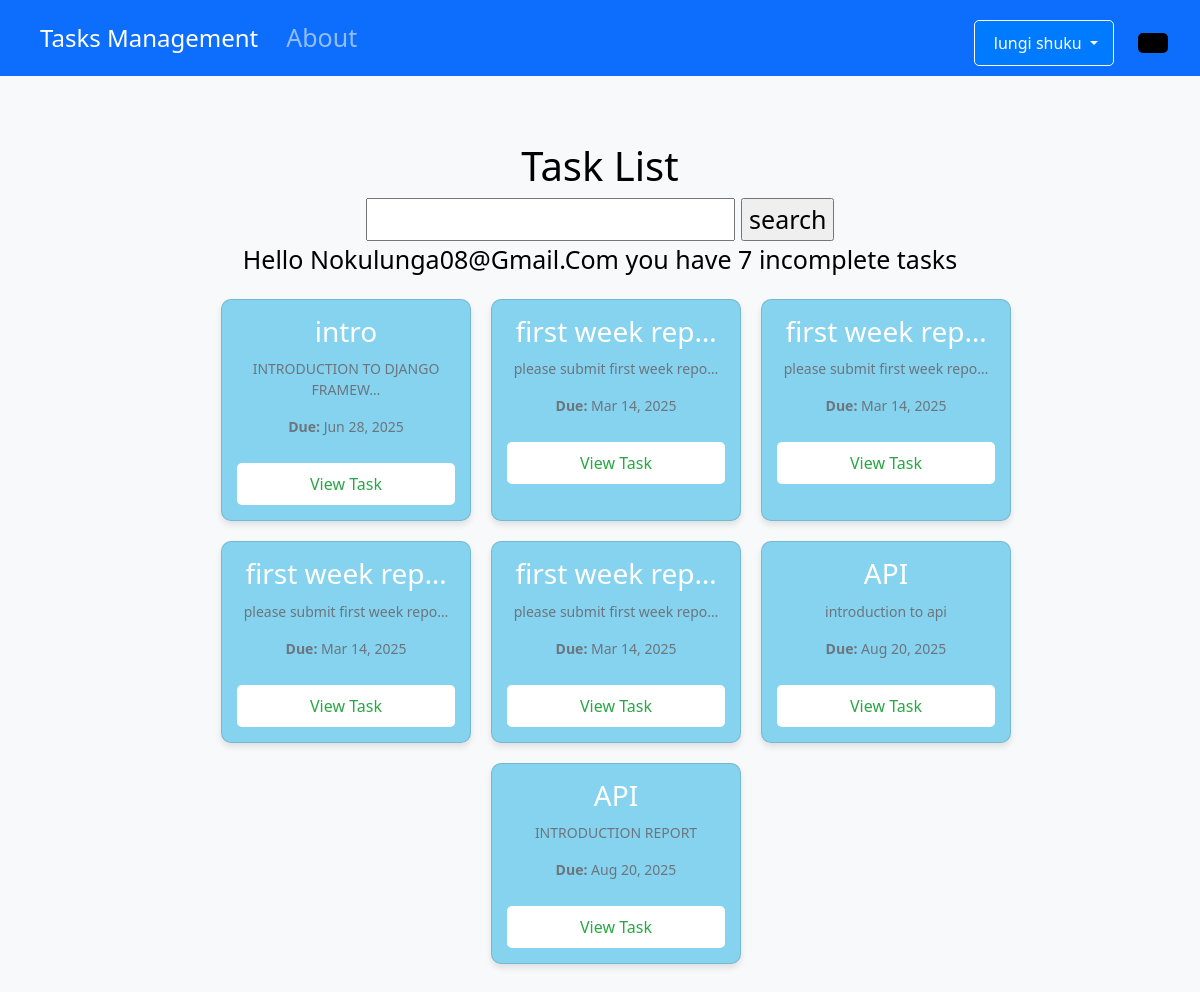
The page /Mytasks/ (signed in) on the database its author committed.
### Tasks/models.py (models this page shows, shortened)
class Task(models.Model):
    STATUS_CHOICES = [
        ('pending', 'Pending'),
        ('in_progress', 'In Progress'),
        ('completed', 'Completed'),
        ('overdue', 'Overdue'),
    ]
    title= models.CharField(max_length=100)
    description= models.CharField(max_length=250)
    file = models.FileField(upload_to='Newtasks/' , blank=True, null=True)
    student = models.ForeignKey(Student, on_delete=models.CASCADE, null=True, blank=True)
    user = models.ForeignKey(User, on_delete=models.CASCADE, related_name='created_tasks')
    user=models.ForeignKey(User, on_delete=models.CASCADE)  # on_delete=models.CASCADE
    supervisor = models.ForeignKey(Supervisor, on_delete=models.CASCADE, null=True, blank=True)
    created= models.DateTimeField( auto_now_add=True)
    datecomplited=models.DateTimeField(null=True, blank=True)
    important = models.BooleanField(default=False)
    due_date = models.DateTimeField(default=timezone.now)
    reminder_time = models.DateTimeField(default=timezone.now)
    reminder_sent = models.BooleanField(default=False)
    status = models.CharField(max_length=50,default="Pending")
    assigned_to_student = models.ForeignKey(Student, null=True, blank=True, on_delete=models.SET_NULL, related_name='student_tasks')
    assigned_to = models.ForeignKey(User, on_delete=models.CASCADE, related_name='tasks_assigned_to', null=True)
    assigned_by = models.ForeignKey(User, on_delete=models.CASCADE, related_name='tasks_assigned_by', default=1)

### Tasks/views.py (the view)
# urls.py: path('Mytasks/', views.Mytasks, name='Mytasks'),
@login_required
def Mytasks (request):
     student = getattr(request.user, 'student', None)
     tasks = Task.objects.filter( )
     search_input = request.GET.get('search-area') or ''
     if student:
        user_tasks = Task.objects.filter(assigned_to=request.user, datecomplited__isnull=True)
        student_tasks = Task.objects.filter(assigned_to_student=student, datecomplited__isnull=True)
        tasks = tasks | student_tasks
     if search_input:
        tasks = tasks.filter(title__icontains=search_input)
     context = {'tasks': tasks}
     return render(request, 'Tasks/MyTasks.html', context)

### Tasks/templates/Tasks/MyTasks.html (shortened to what this page needs)
{% extends 'Tasks/base.html' %}
{% block content %}
  <br>
  <div class="container">
  <main class="container mt-4">
       <h1 class="task-tittle"> Task List</h1>
       <div class="w3-container w3-blue">
        <form method="GET">
            <input type='text' name='search-area'>
            <input type="submit" value='search'>
        </form>
        <div class="header-bar">
       <h7 style="margin:0">Hello {{request.user|title}} you have {{tasks.count}} incomplete task{{ tasks.count|pluralize}} </h7>
       <ul class="task-item">
      <div class="task-items-wrapper">
       {% for task in tasks%}
            <div class="dashboard-cards">
          {% for task in tasks %}
              <div class="card green-card">
                  <h3>{{ task.title|truncatechars:15 }}</h3>
                  <p>{{ task.description|truncatechars:30 }}</p>
                  <p><strong>Due:</strong> {{ task.due_date|date:"M d, Y" }}</p>
                  <a href="{% url 'viewtasks' task.id %}" class="btn">View Task</a>
              </div>
          {% empty %}
              <p>No tasks found.</p>
          {% endfor %}
      </div>
          {% empty %}
          <li>No tasks found.</li>
        {% endfor%}
  </div>
{% endblock%}

### Tasks/templates/Tasks/base.html (shortened to what this page needs)
{% load static %}
<!doctype html>
<html lang="en">
  <head>
    <link rel="stylesheet" href="https://cdnjs.cloudflare.com/ajax/libs/font-awesome/4.7.0/css/font-awesome.min.css">
    <link href="https://cdn.jsdelivr.net/npm/bootstrap@5.0.2/dist/css/bootstrap.min.css" rel="stylesheet">
    <div class="container text-center">
    </head>
 <body>
    <nav class="navbar navbar-expand-lg navbar-dark bg-primary fixed-top rounded-corners">
        <div class="container-fluid">
            <a class="navbar-brand d-flex align-items-center" href="{% url 'home' %}">
                Tasks Management
            </a>
            <div class="collapse navbar-collapse" id="navbarContent">
                <ul class="navbar-nav me-auto mb-2 mb-lg-0">
                    <li class="nav-item">
                        <a class="nav-link" href="#">
                            About
                        </a>
                    </li>
                </ul>
                <div class="d-flex align-items-center">
                    {% if user.is_authenticated %}
                        <div class="dropdown me-3">
                            <button class="btn btn-outline-light dropdown-toggle" type="button"
                                    id="userDropdown" data-bs-toggle="dropdown" aria-expanded="false">
                                {% if user.get_full_name %}
                                    {{ user.get_full_name }}
                                {% else %}
                                    {{ user.username }}
                                {% endif %}
                            </button>
                        </div>
                    {% endif %}
                    <button class="btn btn-outline-light ms-2 theme-toggle" id="themeButton"
                            aria-label="Toggle dark/light mode">
                    </button>
                </div>
            </div>
        </div>
    </nav>
    <main class="main-content">
        {% block content %}{% endblock %}
    </main>
</body>
</html>

### Tasks/templates/Tasks/base.html (style rules this page uses)
body { background-color:#FAFAFA; font-family: 'Nunito', sans-serif; padding-top: 50px }
.card { border-radius: 10px; box-shadow: 0 4px 6px rgba(0, 0, 0, 0.1); }
body { margin: 2px; font-family: Arial, sans-serif; }
.navbar { display: flex; justify-content: space-between; align-items: center; padding: 10px 20px; background-color: #0078D4; color: white; }
:root { --light-bg: #ffffff; --light-text: #000000; --dark-bg: #1a1a1a; --dark-text: #ffffff; }
body { padding: 25px; background-color: white; color: black; font-size: 25px; transition: all 0.3s ease; }
.theme-toggle { padding: 10px 20px; font-size: 18px; border: none; border-radius: 5px; cursor: pointer; }
#themeButton { background-color: black; color: white; }
body { font-family: Arial, sans-serif; background-color: #f8f9fa; margin: 0; padding: 0; }
.navbar { padding: 10px 20px; }
.navbar-brand { font-size: 1.5rem; }
.navbar-nav .nav-link { color: #ffffff; }
.container { max-width: 1000px; margin: auto; padding: 20px; }
.dashboard-cards { display: flex; flex-wrap: wrap; justify-content: center; gap: 20px; margin-top: 20px; }
.card { background-color: #ffffff; padding: 20px; border-radius: 10px; box-shadow: 0px 4px 8px rgba(0, 0, 0, 0.1); width: 250px; text-align: center; }
.card h3 { margin-bottom: 10px; }
.card p { color: #6c757d; }
.btn { display: inline-block; padding: 10px 15px; background-color: #007bff; color: white; text-decoration: none; border-radius: 5px; margin-top: 10px; }
.dashboard-cards { display: flex; flex-wrap: wrap; gap: 20px; justify-content: center; }
.card.green-card { background-color: #86d3ef; color: white; padding: 15px; border-radius: 10px; box-shadow: 0 4px 6px rgba(0, 0, 0, 0.1); width: 250px; text-align: center; }
.card.green-card h3 { margin-bottom: 10px; }
.card.green-card p { font-size: 14px; }
.card.green-card .btn { display: inline-block; padding: 8px 12px; background-color: white; color: #28a745; text-decoration: none; border-radius: 5px; margin-top: 10px; }
:root { --sidebar-width: 250px; --sidebar-bg: linear-gradient(135deg, #1e3a8a 0%, #1e40af 100%); --sidebar-active: rgba(255, 255, 255, 0.1); --content-bg: #f8f9fa; }
body { font-family: 'segoe UI', 'Segoe UI', Tahoma, Geneva, Verdana, sans-serif; background-color: ; overflow-x: hidden; margin: 0; padding: 0; }
.main-content { flex: 1; margin-left: var(--sidebar-width); padding: 20px; transition: all 0.3s; }
.main-content { margin-left: 0; width: 100%; }

### rows shown on the page
Task: title "intro", description "INTRODUCTION TO DJANGO FRAMEW…", due_date "Jun 28, 2025"
Task: title "first week rep…", description "please submit first week repo…", due_date "Mar 14, 2025"
Task: title "first week rep…", description "please submit first week repo…", due_date "Mar 14, 2025"
Task: title "first week rep…", description "please submit first week repo…", due_date "Mar 14, 2025"
Task: title "first week rep…", description "please submit first week repo…", due_date "Mar 14, 2025"
Task: title "API", description "introduction to api", due_date "Aug 20, 2025"
Task: title "API", description "INTRODUCTION REPORT", due_date "Aug 20, 2025"

### other values the page prints
{{ user.get_full_name }} "lungi shuku"
{{ request.user|title }} "Nokulunga08@Gmail.Com"
{{ tasks.count }} "7"
